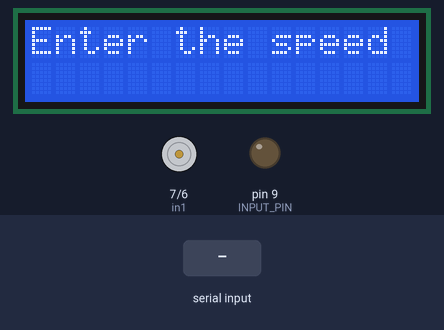
A sketch run on a simulated Arduino Uno, built with avr-gcc and run on an emulated ATmega328P. Shown: 16×2 character LCD, motor-driver pin pairs drawn as motors (green arrow = first pin HIGH = forward, orange = second pin HIGH = backward, longer = more drive, scaled by the enable pin), output pins drawn as LEDs (lit = HIGH). The inputs (shaded band) are chosen by the test bench. What the sketch prints to the serial monitor is not drawn.

Above: at 1.4 s.
1.5 s: "90,45\n" received over Serial
At 2.68 s:
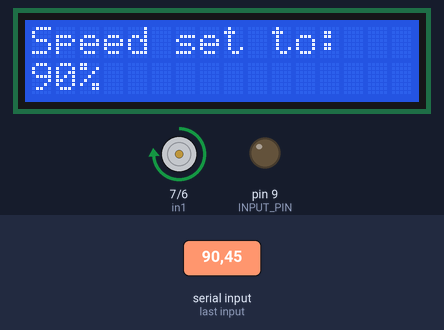
4.3 s: "200\n" received over Serial
At 5.49 s:
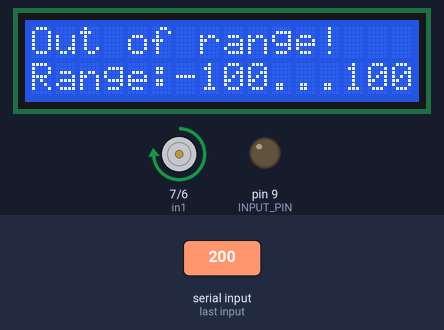
7.1 s: "30,150\n" received over Serial
At 9.0 s:
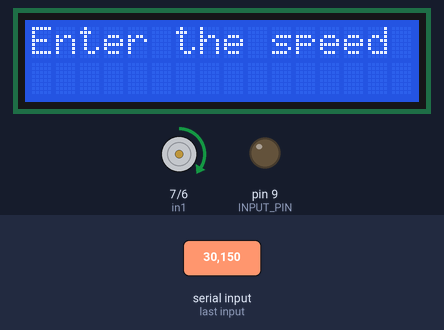
9.9 s: "5\n" received over Serial
At 11.08 s:
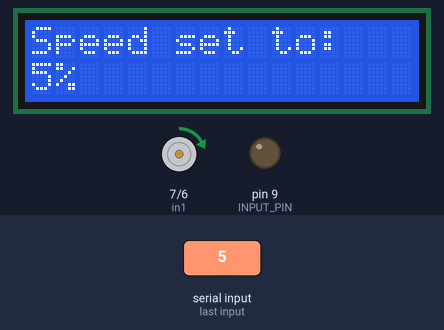
12.7 s: "90\n" received over Serial
At 14.3 s:
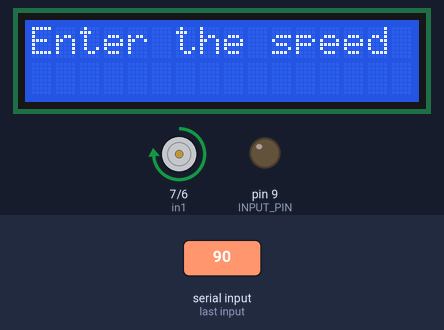
Timing chart, 0 to 15.8 s (numbered marks = the images above; inputs shaded):
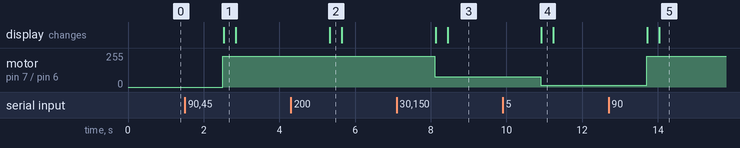

Measured:
- after the input at 1.5 s, motor on pin 7 (in1) / pin 6 (in2): stopped → forward 229/255 after 1.0 s; the display: changes after 1.0 s (image 1)
- after the input at 4.3 s, the display: changes after 1.0 s (image 2)
- after the input at 7.1 s, motor on pin 7 (in1) / pin 6 (in2): forward 229/255 → forward 76/255 after 1.0 s; the display: first changes after 1.0 s (image 3 shows a later state)
- after the input at 9.9 s, motor on pin 7 (in1) / pin 6 (in2): forward 76/255 → forward 12/255 after 1.0 s; the display: changes after 1.0 s (image 4)
- after the input at 12.7 s, motor on pin 7 (in1) / pin 6 (in2): forward 12/255 → forward 229/255 after 1.0 s; the display: first changes after 1.0 s (image 5 shows a later state)

The sketch:

lab4.ino
```cpp
#include <Wire.h>
#include <LiquidCrystal_I2C.h>

#define enA 10
#define in1 7
#define in2 6
#define INPUT_PIN 9
#define LCD_ADDRESS 32
#define BAUD_RATE 9600
#define MAX_INPUT_LENGTH 10
#define LED_ON "relay on"
#define LED_OFF "relay off"

String input;
const int defaultSpeed = 255;
const int minSpeed = -100;
const int nullSpeed = 0;
const int maxSpeed = 100;
const int lcdDimensions[2] = {16, 2};
const float normalizeFactor = 0.01;

LiquidCrystal_I2C lcd(LCD_ADDRESS, lcdDimensions[0], lcdDimensions[1]);
FILE f_out;
int sput(char c, __attribute__((unused)) FILE* f) {return !Serial.write(c);}

class LCDController {
public:

  void init() {
    lcd.begin(lcdDimensions[0],lcdDimensions[1]);
    lcd.init();
    lcd.backlight();
    displayInitialMessage();
  }

  void displayInitialMessage() {
    lcd.clear();
    lcd.setCursor(0, 0);
    lcd.print("Enter the speed");
  }

  void displaySpeed(int speed) {
    lcd.clear();
    lcd.setCursor(0, 0);
    lcd.print("Speed set to: ");
    lcd.setCursor(0, 1);
    lcd.print(speed);
    lcd.print("%");
    delay(300);
    displayInitialMessage();
  }

  void displayErrorMessage() {
    lcd.clear();
    lcd.setCursor(0, 0);
    lcd.print("Out of range!");
    lcd.setCursor(0, 1);
    lcd.print("Range:-100...100");
    delay(300);
    displayInitialMessage();
  }
};

class L293DController {
public:

  void init() {
    pinMode(enA, OUTPUT);
    pinMode(in1, OUTPUT);
    pinMode(in2, OUTPUT);
  }

  void setCounterClockwiseSpeed(int speed) {
    analogWrite(enA, (speed * normalizeFactor) * defaultSpeed);
    digitalWrite(in1, HIGH);
    digitalWrite(in2, LOW);
  }

  void setClockwiseSpeed(int speed) {
    analogWrite(enA, (abs(speed) * normalizeFactor) * defaultSpeed);
    digitalWrite(in1, LOW);
    digitalWrite(in2, HIGH);
  }

};

class MotorController {
public:

  L293DController driverController;

  void init() {
    driverController.init();
  }

  void changeSpeed(int speed) {
    if (speed >= 0){
    	driverController.setCounterClockwiseSpeed(speed);
    } else if (speed < 0){
    	driverController.setClockwiseSpeed(speed);
    }
  }
};

MotorController motorController;
LCDController lcdController;

void redirectOutput(){
  fdev_setup_stream(&f_out, sput, nullptr, _FDEV_SETUP_WRITE);
  stdout = &f_out;
}

void setup() {
  pinMode(INPUT_PIN, OUTPUT);
  motorController.init();
  Serial.begin(BAUD_RATE);
  lcdController.init();
  redirectOutput();
  printf("Help:\n");
  printf("relay on - turns the Relay on\n");
  printf("relay off - turns the Relay off\n");
  printf("Speed range from -100 to +100\n");
  printf("Write any number within the range\n");
}

void loop() {
  if (Serial.available() > 0) {
    input = Serial.readString();
    if (input == LED_ON) {
    	printf("Command received: LED ON\n");
      	digitalWrite(INPUT_PIN, HIGH);
    } else if (input == LED_OFF) {
     	printf("Command received: LED OFF\n");
      	digitalWrite(INPUT_PIN, LOW);
    } else {
      int speed = input.toInt();
      if (speed >= nullSpeed && speed <= maxSpeed) {
        motorController.changeSpeed(speed);
        lcdController.displaySpeed(speed);

      } else if (speed >= minSpeed && speed <= nullSpeed) {
        motorController.changeSpeed(speed);
        lcdController.displaySpeed(speed);

      } else {
        lcdController.displayErrorMessage();
      }
    }
  }
}
```
